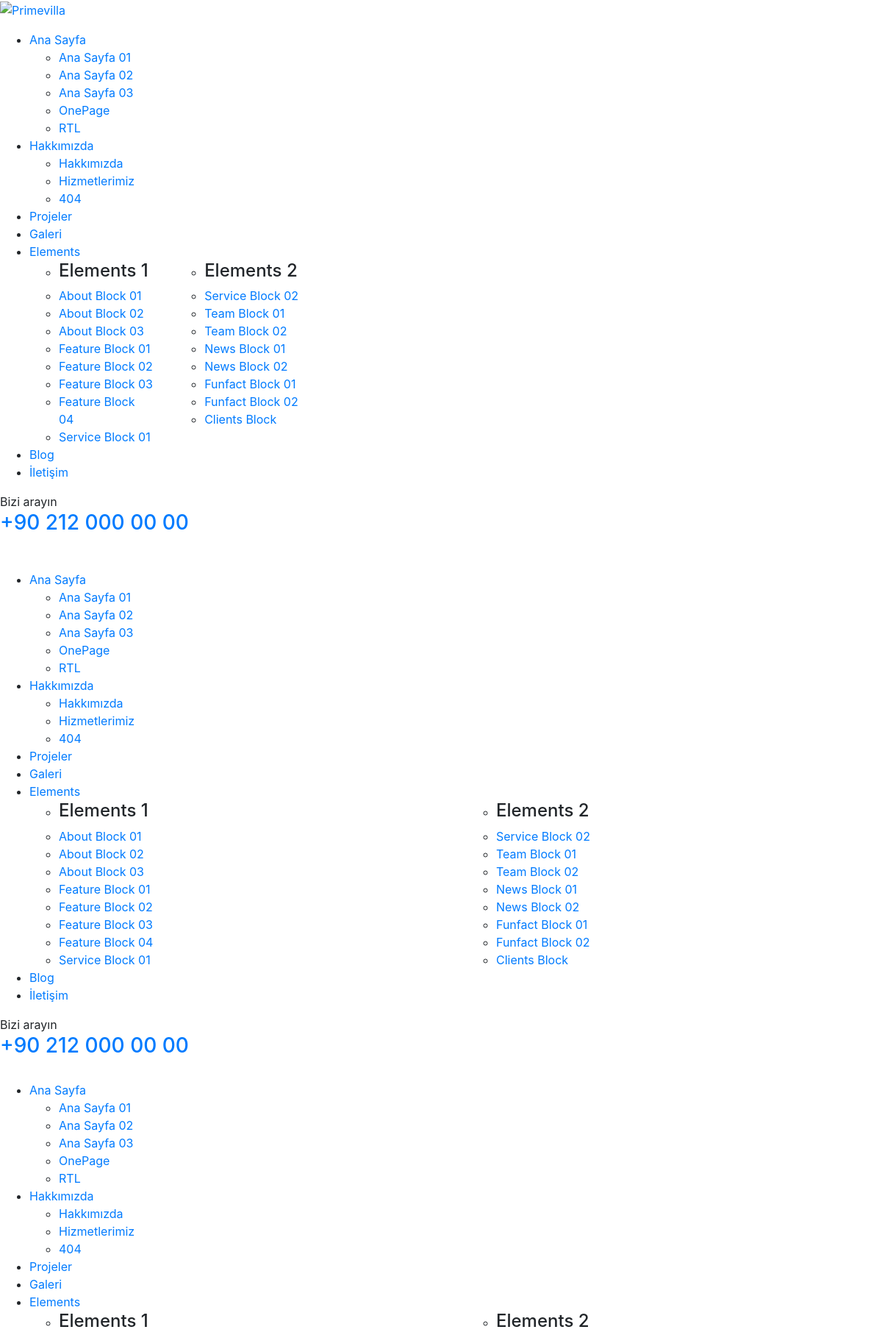
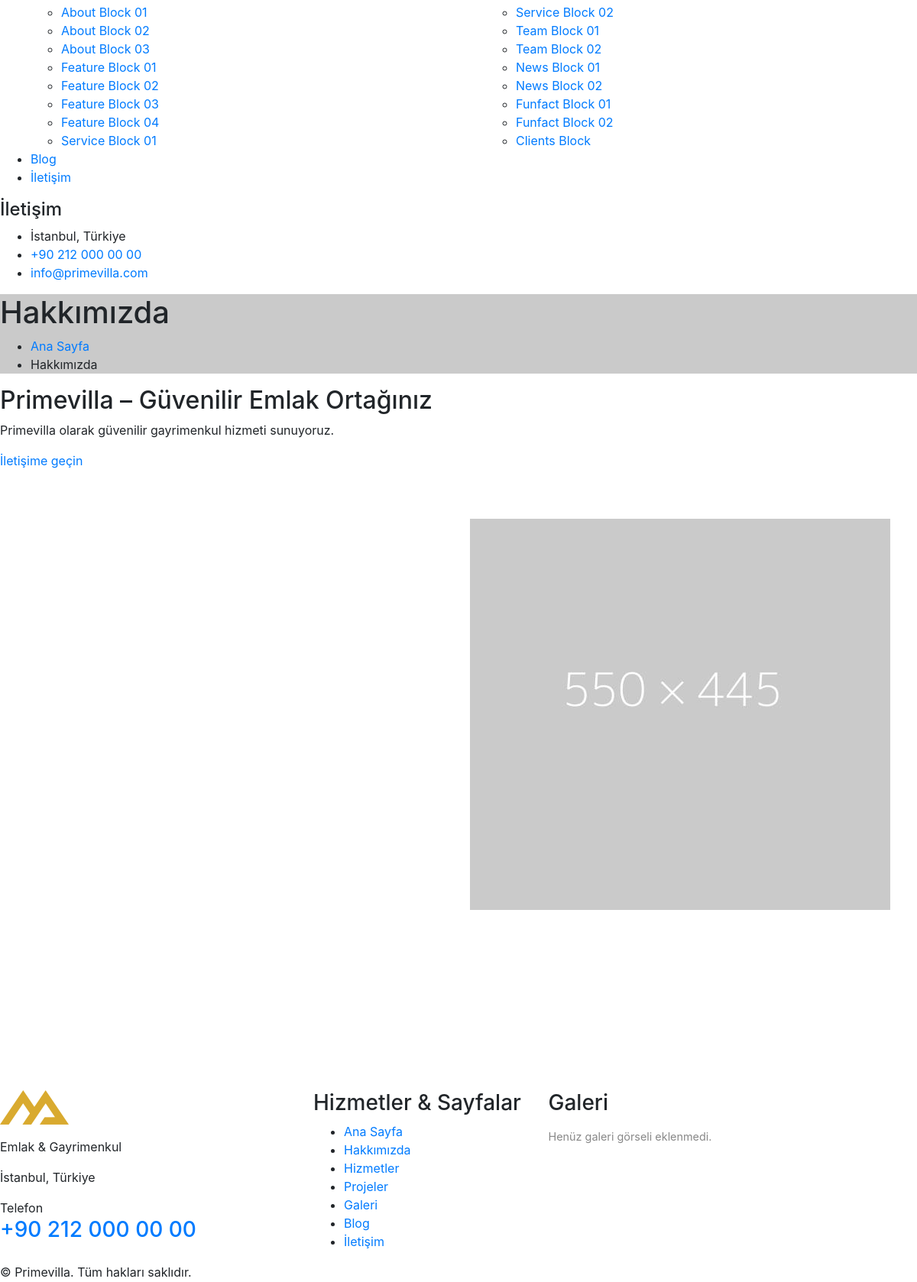
Page /about.php (upper part) on the committed database (2 pictures, top to bottom).
### tables this page shows
CREATE TABLE `pages` (
  `id` int unsigned NOT NULL AUTO_INCREMENT,
  `slug` varchar(64) NOT NULL,
  `title` varchar(255) NOT NULL,
  `content` longtext,
  `updated_at` datetime DEFAULT CURRENT_TIMESTAMP ON UPDATE CURRENT_TIMESTAMP,
  PRIMARY KEY (`id`),
  UNIQUE KEY `slug` (`slug`)
);

### config/settings.php (called while the page is built, shortened)
<?php
function primevilla_settings() {
    static $settings = null;
    if ($settings === null) {
        try {
            $pdo = primevilla_pdo();
            $rows = $pdo->query("SELECT setting_key, setting_value FROM site_settings")->fetchAll(PDO::FETCH_ASSOC);
            $settings = [];
            foreach ($rows as $r) {
                $settings[$r['setting_key']] = $r['setting_value'];
            }
        } catch (Exception $e) {
            $settings = [
                'site_name' => SITE_NAME,
                'site_tagline' => SITE_TAGLINE ?? 'Emlak & Gayrimenkul',
                'contact_phone' => '',
                'contact_email' => '',
                'contact_address' => '',
                'footer_text' => '© ' . date('Y') . ' Primevilla.',
                'google_map_embed' => '',
            ];
        }
    }
    return $settings;
}
function setting($key, $default = '') {
    $s = primevilla_settings();
    return $s[$key] ?? $default;
}

### about.php (the view, shortened to what this page needs)
<?php
require_once __DIR__ . '/config/settings.php';
require_once __DIR__ . '/includes/header.php';
$base = BASE_ASSETS;
$aboutTitle = 'Hakkımızda';
$aboutContent = '<p>Primevilla olarak güvenilir gayrimenkul hizmeti sunuyoruz.</p>';
try {
    $pdo = primevilla_pdo();
    $st = $pdo->query("SELECT title, content FROM pages WHERE slug = 'about' LIMIT 1");
    if ($row = $st->fetch(PDO::FETCH_ASSOC)) {
        $aboutTitle = $row['title'];
        $aboutContent = $row['content'] ?: $aboutContent;
    }
} catch (Exception $e) {}
?>
        <section class="page-title p_relative pt_250 pb_170 centred" style="background-image: url(<?= ($bg = setting('page_title_bg')) ? $bg : $base . '/assets/images/background/page-title.jpg' ?>);">
            <div class="large-container">
                <div class="content-box p_relative d_block z_5">
                    <div class="title mb_25">
                        <h1 class="d_block fs_68 lh_76 color_white fw_exbold"><?= htmlspecialchars($aboutTitle) ?></h1>
                    </div>
                    <ul class="bread-crumb clearfix">
                        <li class="p_relative d_iblock fs_16 color_white pl_45 pr_30 mr_10"><i class="fas fa-home"></i><a href="index.php" class="color_white hov_color">Ana Sayfa</a></li>
                        <li class="p_relative d_iblock fs_16 color_white"><?= htmlspecialchars($aboutTitle) ?></li>
                    </ul>
                </div>
            </div>
        </section>
        <section class="about-section bg-color-1 p_relative sec-pad">
            <div class="large-container">
                <div class="row clearfix">
                    <div class="col-lg-6 col-md-12 col-sm-12 content-column">
                        <div class="content_block_1">
                            <div class="content-box p_relative d_block mr_90">
                                <div class="sec-title mb_25">
                                    <h2 class="p_relative d_block fs_50 lh_60 fw_exbold"><?= htmlspecialchars(setting('site_name')) ?> – Güvenilir Emlak Ortağınız</h2>
                                </div>
                                <div class="text p_relative d_block mb_30">
                                    <?= $aboutContent ?>
                                </div>
                                <div class="btn-box">
                                    <a href="contact.php" class="theme-btn btn-one">İletişime geçin<i class="icon-3"></i></a>
                                </div>
                            </div>
                        </div>
                    </div>
                    <div class="col-lg-6 col-md-12 col-sm-12 image-column">
                        <div class="image-box p_relative d_block pl_140 pt_90">
                            <figure class="image image-1 p_relative paroller"><img src="<?= ($img1 = setting('about_image_1')) ? $img1 : $base . '/assets/images/resource/about-1.jpg' ?>" alt=""></figure>
                            <figure class="image image-2 p_absolute paroller-2"><img src="<?= ($img2 = setting('about_image_2')) ? $img2 : $base . '/assets/images/resource/about-2.jpg' ?>" alt=""></figure>
                        </div>
                    </div>
                </div>
            </div>
        </section>
<?php require_once __DIR__ . '/includes/footer.php'; ?>

### rows in the picture
pages: title "Hakkımızda", content "Primevilla olarak güvenilir gayrimenkul hizmeti sunuyoruz."

### other values in the picture
$contactPhone ?: '—' "+90 212 000 00 00"
setting('contact_address', '—') "İstanbul, Türkiye"
setting('contact_email', '—') "info@primevilla.com"
setting('site_name') "Primevilla"
$siteTagline "Emlak & Gayrimenkul"
setting('contact_phone', '—') "+90 212 000 00 00"
